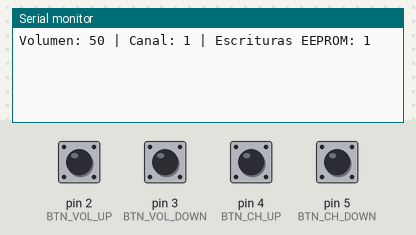
The sketch below on a simulated Arduino Uno, built with avr-gcc and run on an emulated ATmega328P. Parts: the last lines printed to the serial monitor. The test bench sets the inputs (shaded band); at power-on: pin 2 (BTN_VOL_UP), pin 3 (BTN_VOL_DOWN), pin 4 (BTN_CH_UP), pin 5 (BTN_CH_DOWN) HIGH. EEPROM starts erased.

Above: at 1.2 s.
1.3 s: pin 2 (BTN_VOL_UP) pulled LOW for 0.15 s
At 2.5 s:
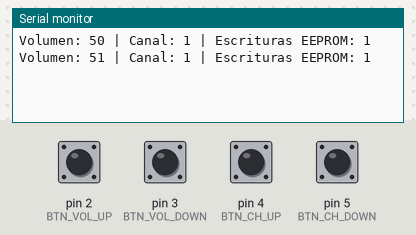
2.9 s: pin 3 (BTN_VOL_DOWN) pulled LOW for 1 s
At 5.0 s:
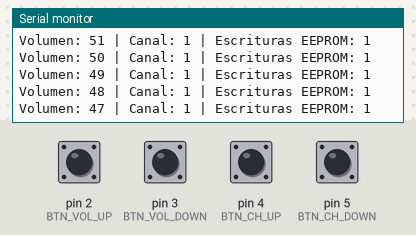
5.4 s: pin 4 (BTN_CH_UP) pulled LOW for 0.15 s
At 6.7 s:
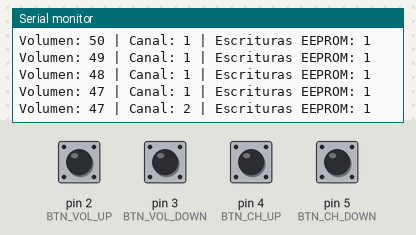
7.0 s: pin 5 (BTN_CH_DOWN) pulled LOW for 1 s
At 8.3 s:
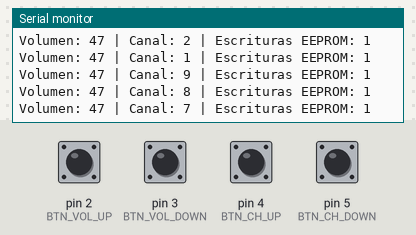
9.5 s: pin 2 (BTN_VOL_UP) pulled LOW for 1 s
At 11.5 s:
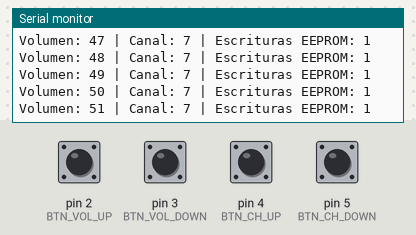
12.0 s: pin 4 (BTN_CH_UP) pulled LOW for 1 s
At 13.6 s:
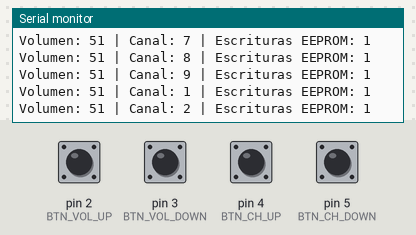
Timing chart, 0 to 15.1 s (numbered marks = the images above; inputs shaded):
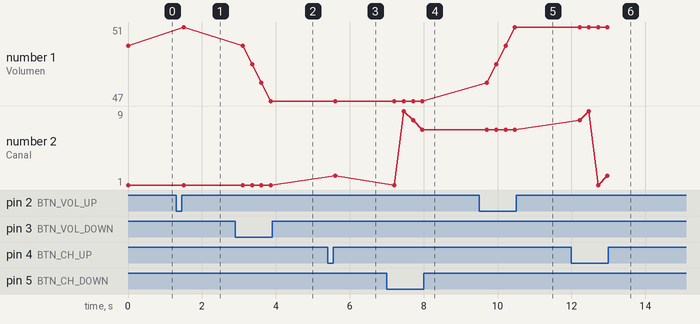

The sketch:

volumen_2.0.ino
```cpp
#include "funciones.h"

void setup() {
  conf();
  iniciarEEPROM();
}

void loop() {
  leerBotones();
  mostrarEstado();
  manejarEEPROM();
  delay(50);
}
```

funciones.cpp
```cpp
#include "funciones.h"


uint8_t vol = 0;
uint8_t canal = 1;
unsigned long ultimaActividad = 0;
bool datosModificados = false;
uint16_t contadorEscrituras = 0;

const uint8_t VOL_MAX = 100;
const uint8_t VOL_MIN = 0;
const uint8_t CANAL_MAX = 9;
const uint8_t CANAL_MIN = 1;

void conf(void) {
  Serial.begin(BAUDRATE);
  pinMode(BTN_VOL_UP, INPUT_PULLUP);
  pinMode(BTN_VOL_DOWN, INPUT_PULLUP);
  pinMode(BTN_CH_UP, INPUT_PULLUP);
  pinMode(BTN_CH_DOWN, INPUT_PULLUP);
}


void iniciarEEPROM(void) {
  vol = EEPROM.read(EEPROM_VOL_ADDR);
  canal = EEPROM.read(EEPROM_CH_ADDR);


  if (vol > VOL_MAX) vol = 50;
  if (canal < CANAL_MIN || canal > CANAL_MAX) canal = 1;

  guardarEEPROM();
}


void manejarEEPROM(void) {
  if (datosModificados && millis() - ultimaActividad > 2000) {
    guardarEEPROM();
    datosModificados = false;
  }
}


void guardarEEPROM(void) {
  EEPROM.update(EEPROM_VOL_ADDR, vol);
  EEPROM.update(EEPROM_CH_ADDR, canal);
  contadorEscrituras++;
}


void leerBotones(void) {
  if (digitalRead(BTN_VOL_UP) == LOW) {
    incrementarVolumen();
    delay(200);
  }
  if (digitalRead(BTN_VOL_DOWN) == LOW) {
    decrementarVolumen();
    delay(200);
  }
  if (digitalRead(BTN_CH_UP) == LOW) {
    incrementarCanal();
    delay(200);
  }
  if (digitalRead(BTN_CH_DOWN) == LOW) {
    decrementarCanal();
    delay(200);
  }
}


void incrementarVolumen(void) {
  if (vol < VOL_MAX) {
    vol++;
    ultimaActividad = millis();
    datosModificados = true;
  }
}

void decrementarVolumen(void) {
  if (vol > VOL_MIN) {
    vol--;
    ultimaActividad = millis();
    datosModificados = true;
  }
}


void incrementarCanal(void) {
  canal++;
  if (canal > CANAL_MAX) canal = CANAL_MIN;
  ultimaActividad = millis();
  datosModificados = true;
}

void decrementarCanal(void) {
  if (canal == CANAL_MIN) canal = CANAL_MAX;
  else canal--;
  ultimaActividad = millis();
  datosModificados = true;
}

void mostrarEstado(void) {
  static uint8_t ultimoVol = 255;
  static uint8_t ultimoCanal = 255;

  if (vol != ultimoVol || canal != ultimoCanal) {
    Serial.print("Volumen: ");
    Serial.print(vol);
    Serial.print(" | Canal: ");
    Serial.print(canal);
    Serial.print(" | Escrituras EEPROM: ");
    Serial.println(contadorEscrituras);

    ultimoVol = vol;
    ultimoCanal = canal;
  }
}
```

funciones.h
```cpp
#ifndef FUNCIONES_H
#define FUNCIONES_H

#include <Arduino.h>
#include <EEPROM.h>


#define BTN_VOL_UP    2
#define BTN_VOL_DOWN  3
#define BTN_CH_UP     4
#define BTN_CH_DOWN   5
#define BAUDRATE 115200

#define EEPROM_VOL_ADDR  0
#define EEPROM_CH_ADDR   1

extern uint8_t vol;
extern uint8_t canal;
extern unsigned long ultimaActividad;
extern bool datosModificados;
extern uint16_t contadorEscrituras;


void conf(void);
void iniciarEEPROM(void);
void manejarEEPROM(void);
void guardarEEPROM(void);
void leerBotones(void);
void incrementarVolumen(void);
void decrementarVolumen(void);
void incrementarCanal(void);
void decrementarCanal(void);
void mostrarEstado(void);

#endif
```

Measured:
- after the input at 1.3 s, the serial monitor: prints a new line after 0.20 s (image 1)
- after the input at 2.9 s, the serial monitor: prints a new line after 0.46 s (image 2)
- after the input at 5.4 s, the serial monitor: prints a new line after 0.21 s (image 3)
- after the input at 7.0 s, the serial monitor: prints a new line after 0.21 s (image 4)
- after the input at 9.5 s, the serial monitor: prints a new line after 0.21 s (image 5)
- after the input at 12.0 s, the serial monitor: prints a new line after 0.22 s (image 6)
- plotted number 1: 50 → 51 after the input at 1.3 s, 51 → 47 after the input at 2.9 s, 47 → 51 after the input at 9.5 s
- plotted number 2: 1 → 2 after the input at 5.4 s, 2 → 7 after the input at 7.0 s, 7 → 2 after the input at 12.0 s
